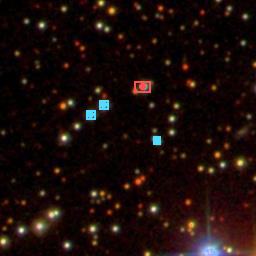
#> input picture results/final/raw_object_scan/overlays/12376400000000000138_overlay.png, 256 x 256 px; its folder holds 4 pictures in this run
$ jupyter execute --allow-errors demo.ipynb
#> lines starting #> are read from the running program, lines starting #| are printed output that depends on the picture
# Hunting Hidden Galaxy Collisions with AI
Welcome to the interactive demonstration for our pipeline!

This notebook will quickly walk you through downloading a small sample of SDSS data, processing it with a ResNet50 deep learning model, detecting structural anomalies, and scanning for multi-component systems (like mergers) directly in the image plane.

### Step 1: Environment Setup
**If you are running this in Google Colab**, uncomment the code below to clone the repository, install dependencies, and navigate into the project folder.

[cell 1]
# !git clone https://github.com/JohnCassavetes/astro1.git
# %cd astro1
# !pip install -r requirements.txt

### Step 2: Configure for a Fast Demo
By default, the pipeline scales to thousands of images. For this quick 2-minute demo, we will programmatically override the configuration to download only **100** SDSS galaxies instead of 5,000.

[cell 2]
import yaml

DEMO_CONFIG = "config.demo.yaml"

#> (the rest of this cell did not finish here and is left out)

### Step 3: Run the Pipeline Modules
Now we will sequentially run the 5 core modules of the pipeline directly from the command line interface (CLI). Watch the output logs below to understand what each stage is doing!

[cell 3]
import os
import subprocess
import sys
import yaml

DEMO_CONFIG = "config.demo.yaml"

#> (the rest of this cell did not finish here and is left out)

### Step 4: Visualize the Results
The scanner script (Stage 5) automatically drew red bounding boxes around the primary galaxies and cyan bounding boxes around any high-confidence secondary/multi-component galaxies it found physically nearby.

Let's visualize any successful candidates!

[cell 4]
import os
import glob
import matplotlib.pyplot as plt
from PIL import Image

# Find all generated overlay diagnostic images
overlay_dir = "demo/results/final/raw_object_scan/overlays"
overlays = glob.glob(os.path.join(overlay_dir, "*.png"))

if not overlays:
    print("Out of 100 galaxies, no strong merger candidates were found in this batch!")
    print("Try increasing the limit in config.demo.yaml to 500 and running again.")
else:
    print(f"Found {len(overlays)} strong candidates! Plotting them below:")

    # Plot up to 4 images max
    num_to_plot = min(len(overlays), 4)
    fig, axes = plt.subplots(1, num_to_plot, figsize=(15, 5))

    # Handle single image case
    if num_to_plot == 1:
        axes = [axes]

    for ax, img_path in zip(axes, overlays[:num_to_plot]):
        img = Image.open(img_path)
#> img is the input picture: PIL image 256x256 RGB; mean R, G, B 26.9, 12.9, 10.3
        ax.imshow(img)
        ax.axis('off')
        # Set title to objid
        ax.set_title(os.path.basename(img_path).split('_')[0])

    plt.tight_layout()
    plt.show()
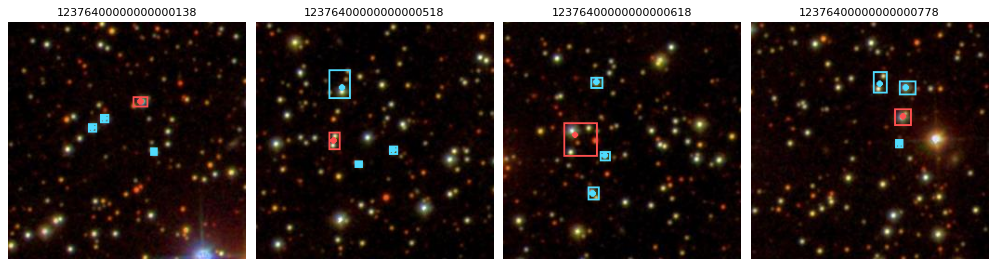
#> figure drawn by matplotlib, 4 panels
